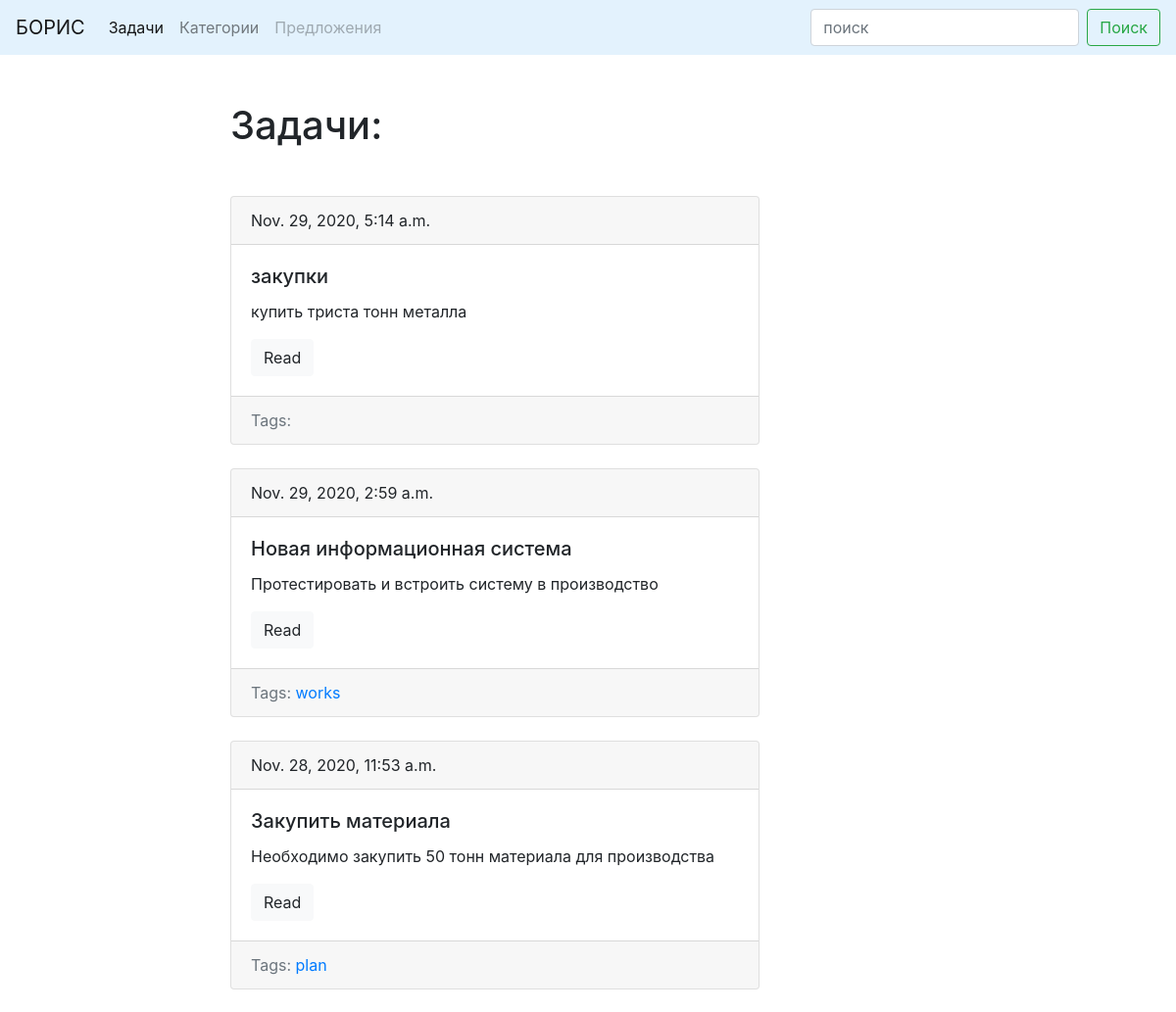
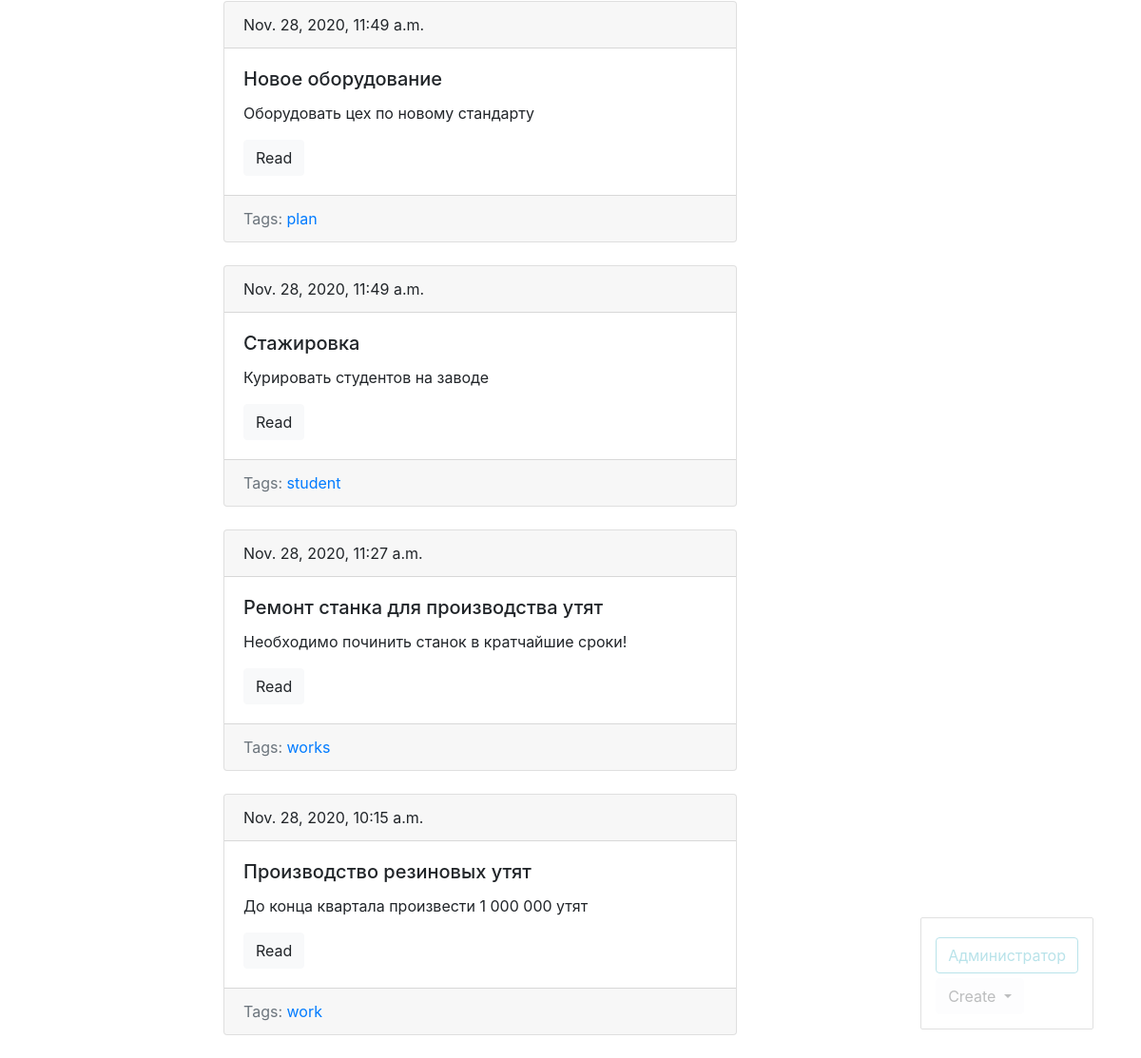
Page /blog/ (signed in) on the committed database (2 pictures, top to bottom).
### blog/models.py (models this page shows, shortened)
class Post(models.Model):
    title = models.CharField(max_length=150, db_index=True)
    slug = models.SlugField(max_length=150, unique=True)
    body = models.TextField(blank=True, db_index=True)
    tags = models.ManyToManyField('Tag', blank=True, related_name='posts')
    users = models.TextField(max_length=150, unique=True)
    date_pub = models.DateTimeField(auto_now_add=True)
    def get_absolute_url(self):
        return reverse('post_detail_url', kwargs={'slug': self.slug})
    class Meta:
        ordering = ['-date_pub']

class Tag(models.Model):
    title = models.CharField(max_length=50)
    slug = models.SlugField(max_length=50, unique=True)
    def get_absolute_url(self):
        return reverse('tag_detail_url', kwargs={'slug': self.slug})
    class Meta:
        ordering = ['title']

### blog/views.py (the view)
# urls.py: path('', posts_list, name='posts_list_url'),
def posts_list(request):
    search_query = request.GET.get('search', '')
    if search_query:
        posts = Post.objects.filter(Q(title__icontains=search_query) | Q(body__icontains=search_query))
    else:
        posts = Post.objects.all()
    paginator = Paginator(posts, 10)
    page_number = request.GET.get('page', 1)
    page = paginator.get_page(page_number)
    is_paginated = page.has_other_pages()
    if page.has_previous():
        prev_url = '?page={}'.format(page.previous_page_number())
    else:
        prev_url = ''
    if page.has_next():
        next_url = '?page={}'.format(page.next_page_number())
    else:
        next_url = ''
    context = {
        'page_object': page,
        'is_paginated': is_paginated,
        'next_url': next_url,
        'prev_url': prev_url
    }
    return render(request, 'blog/index.html', context=context)

### blog/templates/blog/index.html (shortened to what this page needs)
{% extends 'blog/base_blog.html' %}
{% block content %}
    <h1 class="mb-5">Задачи:</h1>
    {% for post in page_object.object_list %}
        {% include 'blog/includes/post_card_template.html' %}
    {% endfor %}
{% endblock %}

### blog/templates/blog/includes/post_card_template.html
<div class="card mb-4">
    <div class="card-header">
        {{ post.date_pub }}
    </div>
    <div class="card-body">
        <h5 class="card-title">{{ post.title }}</h5>
        <p class="card-text">{{ post.body|truncatewords:15 }}</p>
        <a href="{{ post.get_absolute_url }}" class="btn btn-light">Read</a>
    </div>
    <div class="card-footer text-muted">
        Tags:
        {% for tag in post.tags.all %}
            <a href="{{ tag.get_absolute_url }}">{{ tag.title }}</a>
        {% endfor %}
    </div>
</div>

### rows in the picture
Post: date_pub "Nov. 29, 2020, 5:14 a.m.", title "закупки", body "купить триста тонн металла"
Post: date_pub "Nov. 29, 2020, 2:59 a.m.", title "Новая информационная система", body "Протестировать и встроить систему в производство"
Tag: title "works"
Post: date_pub "Nov. 28, 2020, 11:53 a.m.", title "Закупить материала", body "Необходимо закупить 50 тонн материала для производства"
Tag: title "plan"
Post: date_pub "Nov. 28, 2020, 11:49 a.m.", title "Новое оборудование", body "Оборудовать цех по новому стандарту"
Post: date_pub "Nov. 28, 2020, 11:49 a.m.", title "Стажировка", body "Курировать студентов на заводе"
Tag: title "student"
Post: date_pub "Nov. 28, 2020, 11:27 a.m.", title "Ремонт станка для производства утят", body "Необходимо починить станок в кратчайшие сроки!"
Post: date_pub "Nov. 28, 2020, 10:15 a.m.", title "Производство резиновых утят", body "До конца квартала произвести 1 000 000 утят"
Tag: title "work"
